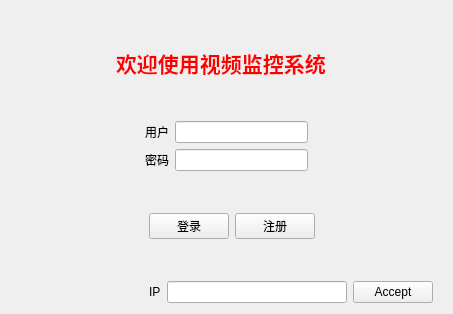
<?xml version="1.0" encoding="UTF-8"?>
<ui version="4.0">
 <class>Widget</class>
 <widget class="QWidget" name="Widget">
  <property name="geometry">
   <rect>
    <x>0</x>
    <y>0</y>
    <width>453</width>
    <height>314</height>
   </rect>
  </property>
  <property name="windowTitle">
   <string>Widget</string>
  </property>
  <layout class="QGridLayout" name="gridLayout">
   <item row="0" column="2">
    <spacer name="verticalSpacer_6">
     <property name="orientation">
      <enum>Qt::Vertical</enum>
     </property>
     <property name="sizeHint" stdset="0">
      <size>
       <width>20</width>
       <height>33</height>
      </size>
     </property>
    </spacer>
   </item>
   <item row="1" column="0">
    <spacer name="horizontalSpacer_7">
     <property name="orientation">
      <enum>Qt::Horizontal</enum>
     </property>
     <property name="sizeHint" stdset="0">
      <size>
       <width>107</width>
       <height>20</height>
      </size>
     </property>
    </spacer>
   </item>
   <item row="1" column="1" colspan="5">
    <layout class="QHBoxLayout" name="horizontalLayout_3">
     <item>
      <widget class="QLabel" name="info">
       <property name="font">
        <font>
         <family>04b_21</family>
         <pointsize>16</pointsize>
         <weight>75</weight>
         <bold>true</bold>
        </font>
       </property>
       <property name="styleSheet">
        <string notr="true">color: rgb(255, 0, 0);

</string>
       </property>
       <property name="text">
        <string>欢迎使用视频监控系统</string>
       </property>
      </widget>
     </item>
    </layout>
   </item>
   <item row="1" column="6" colspan="2">
    <spacer name="horizontalSpacer_8">
     <property name="orientation">
      <enum>Qt::Horizontal</enum>
     </property>
     <property name="sizeHint" stdset="0">
      <size>
       <width>78</width>
       <height>20</height>
      </size>
     </property>
    </spacer>
   </item>
   <item row="2" column="3">
    <spacer name="verticalSpacer_5">
     <property name="orientation">
      <enum>Qt::Vertical</enum>
     </property>
     <property name="sizeHint" stdset="0">
      <size>
       <width>20</width>
       <height>32</height>
      </size>
     </property>
    </spacer>
   </item>
   <item row="3" column="0" colspan="8">
    <layout class="QHBoxLayout" name="horizontalLayout">
     <item>
      <spacer name="horizontalSpacer">
       <property name="orientation">
        <enum>Qt::Horizontal</enum>
       </property>
       <property name="sizeHint" stdset="0">
        <size>
         <width>40</width>
         <height>20</height>
        </size>
       </property>
      </spacer>
     </item>
     <item>
      <widget class="QLabel" name="user">
       <property name="text">
        <string>用户</string>
       </property>
      </widget>
     </item>
     <item>
      <widget class="QLineEdit" name="log_username"/>
     </item>
     <item>
      <spacer name="horizontalSpacer_2">
       <property name="orientation">
        <enum>Qt::Horizontal</enum>
       </property>
       <property name="sizeHint" stdset="0">
        <size>
         <width>40</width>
         <height>20</height>
        </size>
       </property>
      </spacer>
     </item>
    </layout>
   </item>
   <item row="4" column="0" colspan="8">
    <layout class="QHBoxLayout" name="horizontalLayout_2">
     <item>
      <spacer name="horizontalSpacer_3">
       <property name="orientation">
        <enum>Qt::Horizontal</enum>
       </property>
       <property name="sizeHint" stdset="0">
        <size>
         <width>40</width>
         <height>20</height>
        </size>
       </property>
      </spacer>
     </item>
     <item>
      <widget class="QLabel" name="password">
       <property name="text">
        <string>密码</string>
       </property>
      </widget>
     </item>
     <item>
      <widget class="QLineEdit" name="log_password"/>
     </item>
     <item>
      <spacer name="horizontalSpacer_4">
       <property name="orientation">
        <enum>Qt::Horizontal</enum>
       </property>
       <property name="sizeHint" stdset="0">
        <size>
         <width>40</width>
         <height>20</height>
        </size>
       </property>
      </spacer>
     </item>
    </layout>
   </item>
   <item row="5" column="2">
    <spacer name="verticalSpacer_3">
     <property name="orientation">
      <enum>Qt::Vertical</enum>
     </property>
     <property name="sizeHint" stdset="0">
      <size>
       <width>20</width>
       <height>33</height>
      </size>
     </property>
    </spacer>
   </item>
   <item row="5" column="4">
    <spacer name="verticalSpacer_4">
     <property name="orientation">
      <enum>Qt::Vertical</enum>
     </property>
     <property name="sizeHint" stdset="0">
      <size>
       <width>20</width>
       <height>33</height>
      </size>
     </property>
    </spacer>
   </item>
   <item row="6" column="0" colspan="2">
    <spacer name="horizontalSpacer_5">
     <property name="orientation">
      <enum>Qt::Horizontal</enum>
     </property>
     <property name="sizeHint" stdset="0">
      <size>
       <width>107</width>
       <height>20</height>
      </size>
     </property>
    </spacer>
   </item>
   <item row="6" column="2" colspan="2">
    <widget class="QPushButton" name="login">
     <property name="maximumSize">
      <size>
       <width>10000</width>
       <height>16777215</height>
      </size>
     </property>
     <property name="text">
      <string>登录</string>
     </property>
    </widget>
   </item>
   <item row="6" column="4">
    <widget class="QPushButton" name="register_2">
     <property name="text">
      <string>注册</string>
     </property>
    </widget>
   </item>
   <item row="6" column="5" colspan="3">
    <spacer name="horizontalSpacer_6">
     <property name="orientation">
      <enum>Qt::Horizontal</enum>
     </property>
     <property name="sizeHint" stdset="0">
      <size>
       <width>72</width>
       <height>20</height>
      </size>
     </property>
    </spacer>
   </item>
   <item row="7" column="2">
    <spacer name="verticalSpacer_7">
     <property name="orientation">
      <enum>Qt::Vertical</enum>
     </property>
     <property name="sizeHint" stdset="0">
      <size>
       <width>17</width>
       <height>27</height>
      </size>
     </property>
    </spacer>
   </item>
   <item row="7" column="4">
    <spacer name="verticalSpacer_8">
     <property name="orientation">
      <enum>Qt::Vertical</enum>
     </property>
     <property name="sizeHint" stdset="0">
      <size>
       <width>17</width>
       <height>27</height>
      </size>
     </property>
    </spacer>
   </item>
   <item row="8" column="0" colspan="2">
    <spacer name="horizontalSpacer_9">
     <property name="orientation">
      <enum>Qt::Horizontal</enum>
     </property>
     <property name="sizeHint" stdset="0">
      <size>
       <width>133</width>
       <height>20</height>
      </size>
     </property>
    </spacer>
   </item>
   <item row="8" column="2" colspan="4">
    <layout class="QHBoxLayout" name="horizontalLayout_4">
     <item>
      <widget class="QLabel" name="label">
       <property name="text">
        <string>IP</string>
       </property>
      </widget>
     </item>
     <item>
      <widget class="QLineEdit" name="serip"/>
     </item>
    </layout>
   </item>
   <item row="8" column="6">
    <widget class="QPushButton" name="accept">
     <property name="text">
      <string>Accept</string>
     </property>
    </widget>
   </item>
   <item row="8" column="7">
    <spacer name="horizontalSpacer_10">
     <property name="orientation">
      <enum>Qt::Horizontal</enum>
     </property>
     <property name="sizeHint" stdset="0">
      <size>
       <width>10</width>
       <height>20</height>
      </size>
     </property>
    </spacer>
   </item>
  </layout>
 </widget>
 <layoutdefault spacing="6" margin="11"/>
 <resources/>
 <connections/>
</ui>
